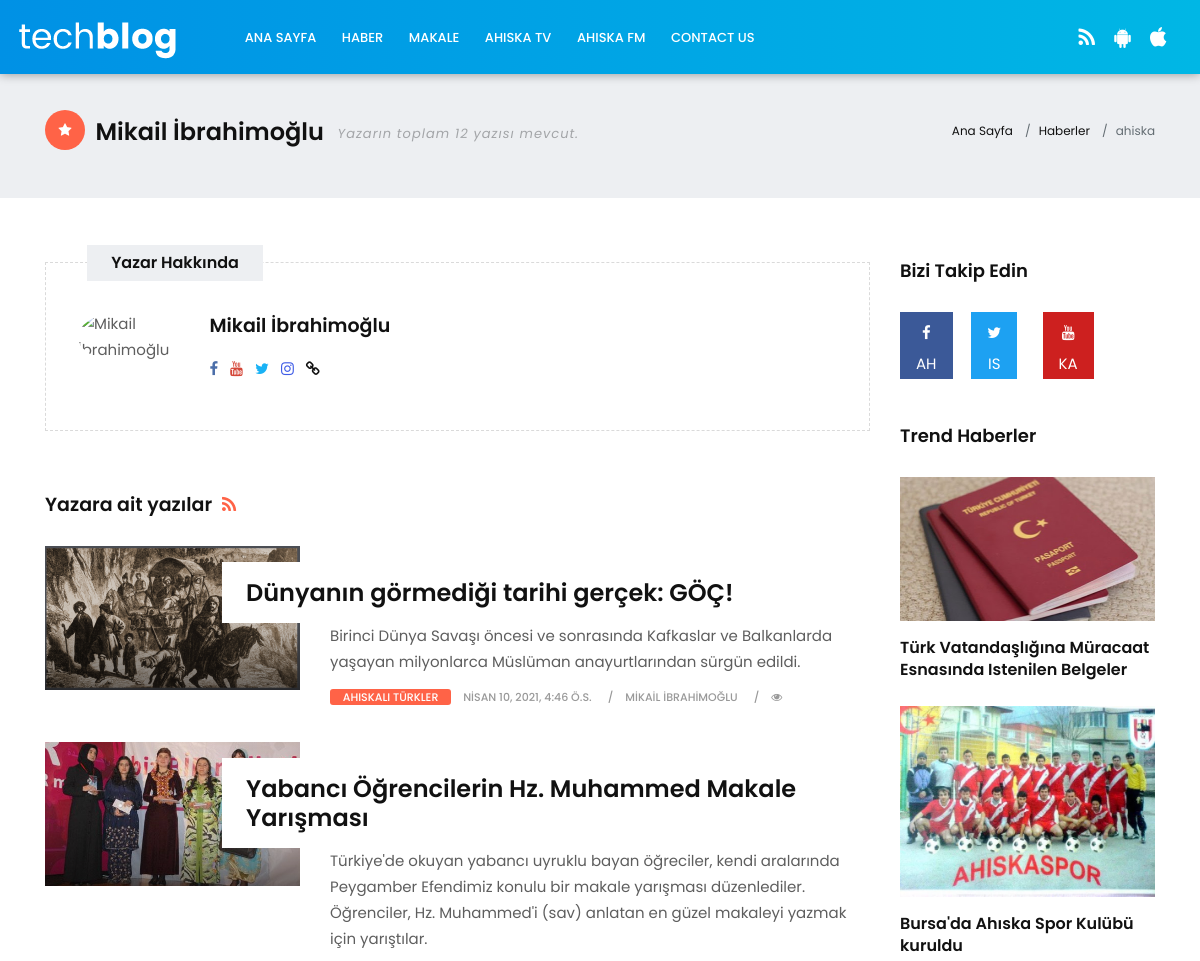
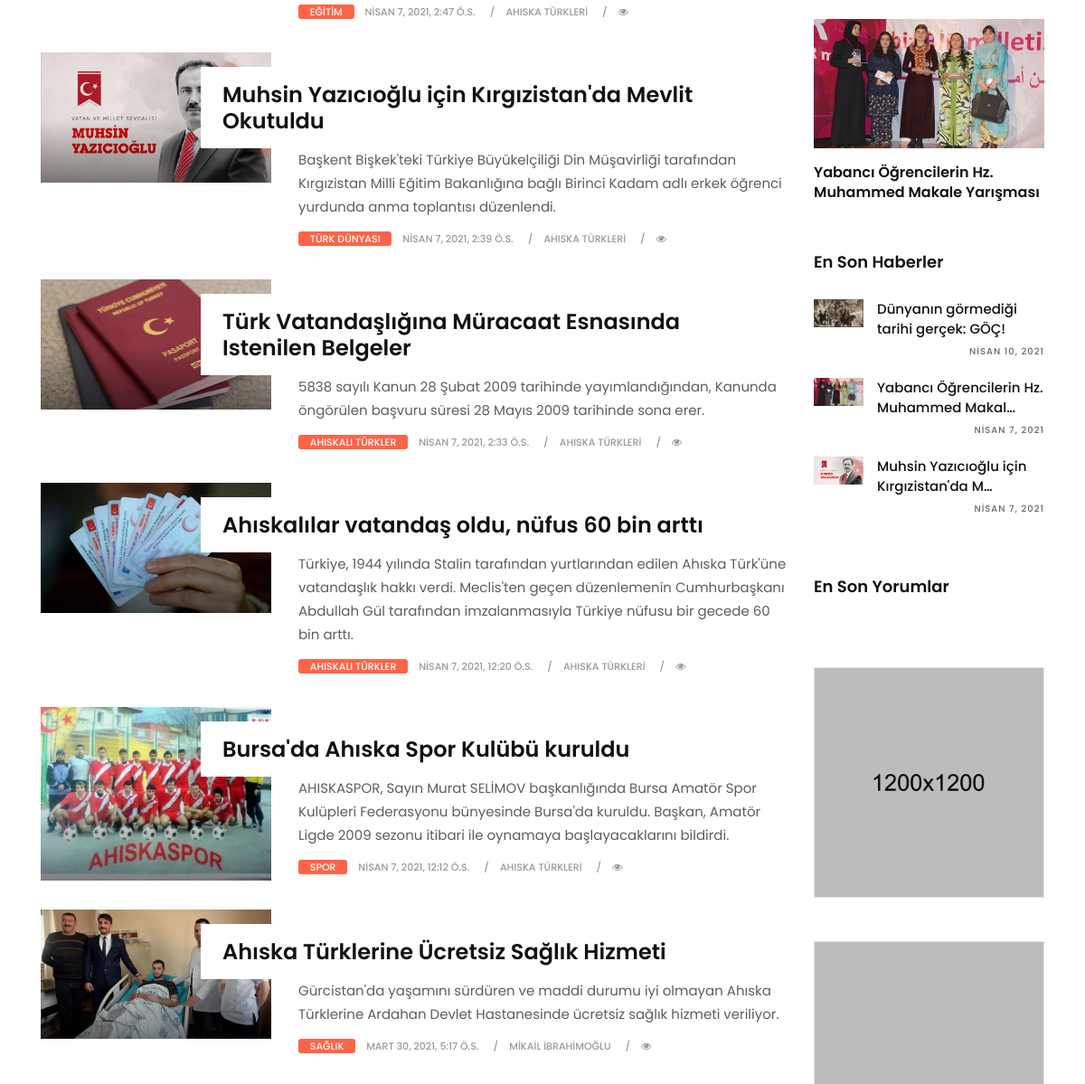
The page /haber/yazar/ahiska (upper part) on the database as committed earlier (2 pictures, top to bottom).
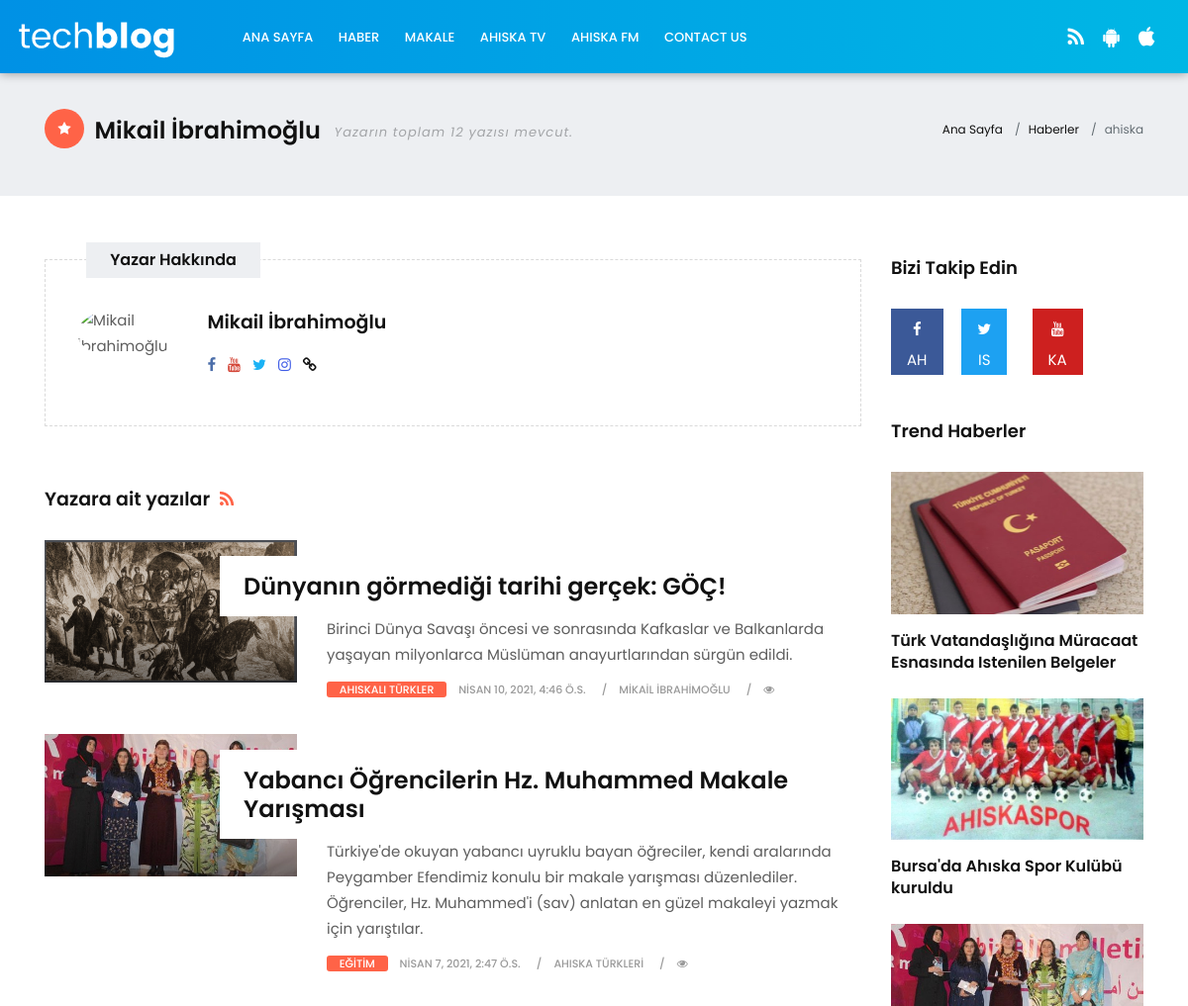
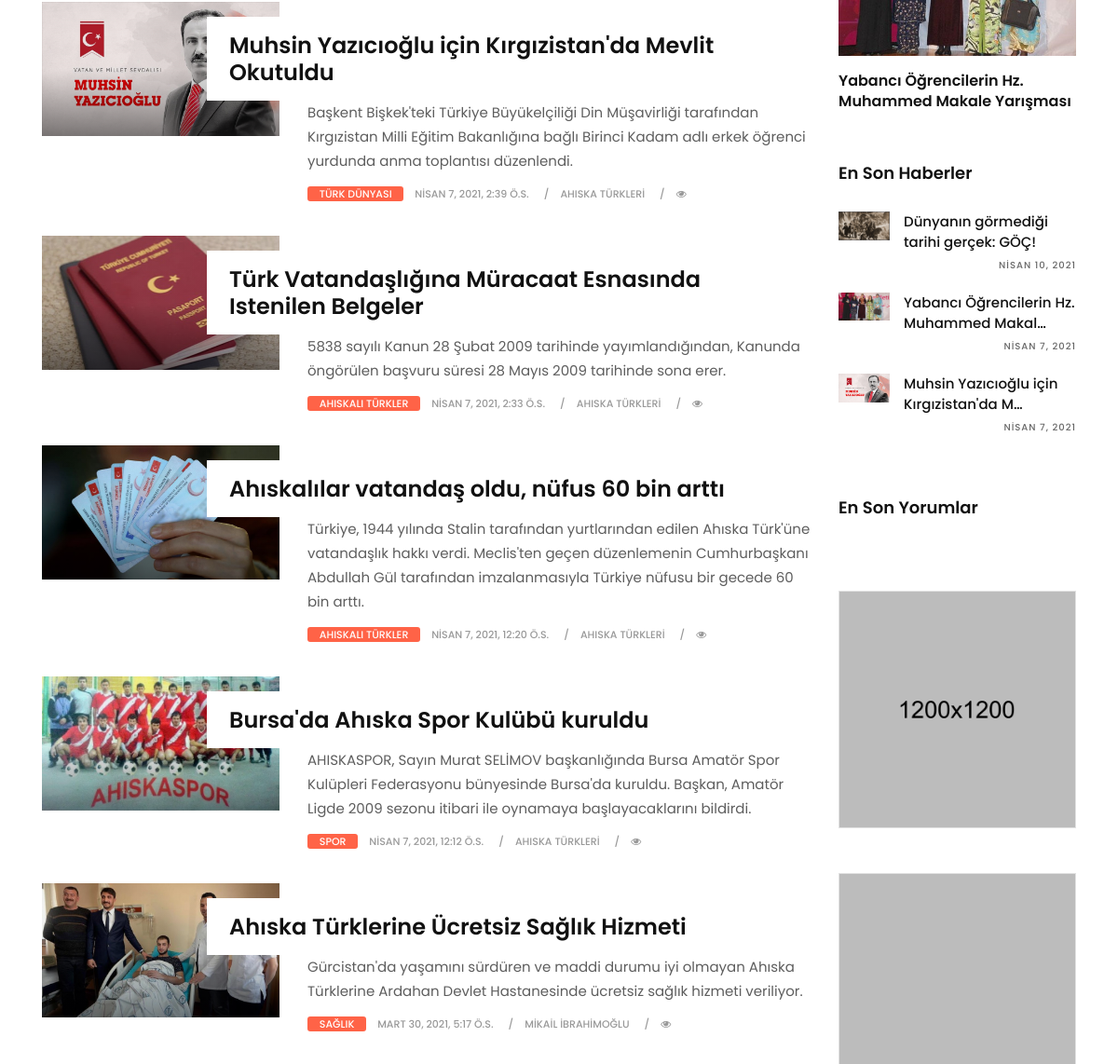
The same page on the database as committed later (2 pictures, top to bottom).
### blog/models.py (models this page shows, shortened)
class Article(models.Model, HitCountMixin):
    title = models.CharField(max_length=100, unique=True, verbose_name='Başlık')
    slug = models.SlugField(max_length=100, unique=True, verbose_name='URL')
    description = models.CharField(max_length=255, verbose_name='Özet')
    content = RichTextField(blank=True, null=True, verbose_name='İçerik')
    image = models.ImageField(upload_to="upload/article/images/%Y/%m/%d/", verbose_name='Resim')
    category = models.ForeignKey(Category, on_delete=models.CASCADE, verbose_name='Kategori')
    tags = TaggableManager(verbose_name='Etiket')
    author = models.ForeignKey(User, on_delete=models.SET_NULL, null=True, verbose_name='Yazar')
    status = models.BooleanField(default=False, verbose_name='Yayında')
    featured = models.BooleanField(default=False, verbose_name='Manşet')
    created = models.DateTimeField(auto_now_add=True, verbose_name='Tarih')
    updated = models.DateTimeField(auto_now=True, verbose_name='Güncelleme')
    hit_count_generic = GenericRelation(
        MODEL_HITCOUNT, object_id_field='object_pk',
        related_query_name='hit_count_generic_relation')
    class Meta:
        ordering = ['-created']
        verbose_name = "Haber"
        verbose_name_plural = "Haberler"
    def get_absolute_url(self):
        return reverse('article_detail',
                       kwargs={'slug': self.slug, 'pk': self.pk})  # haber/id/slug şeklinde olması için

class Category(models.Model):
    name = models.CharField(max_length=50, verbose_name='Kategori')
    slug = models.SlugField(max_length=50, unique=True, verbose_name='URL')
    description = models.TextField(verbose_name='Açıklama')
    class Meta:
        verbose_name = "Kategori"
        verbose_name_plural = "Kategoriler"
    def __str__(self):
        return self.name

### blog/views.py (the view)
# urls.py: path('yazar/<str:username>', UserArticleListView.as_view(), name='user_articles'),
class UserArticleListView(ListView):
    model = Article
    queryset = Article.objects.filter(status=True)
    template_name = 'blog/user_articles.html'  # <app>/<model>_<viewtype>.html
    context_object_name = 'user_articles'
    paginate_by = 10
    def get_context_data(self, **kwargs):
        context = super().get_context_data(**kwargs)
        context['user'] = User.objects.get(username__iexact=self.kwargs.get('username'))
        context['featured_list'] = Article.objects.filter(status=True, featured=True).order_by('?')[0:3]
        context['latest_list'] = Article.objects.filter(status=True)[0:3]
        return context

### templates/blog/user_articles.html (shortened to what the changed rows need)
{% extends 'base.html' %}
{% load static %}
{% load hitcount_tags %}
{% block content %}
            <div class="page-title lb single-wrapper">
                <div class="container">
                    <div class="row">
                        <div class="col-lg-8 col-md-8 col-sm-12 col-xs-12">
                            <h2><i class="fa fa-star bg-orange"></i> {{ user.get_full_name }} <small class="hidden-xs-down hidden-sm-down">Yazarın toplam {{ page_obj.paginator.count }} yazısı mevcut.</small></h2>
                        </div>
                    </div>
                </div>
            </div>
            <section class="section">
                <div class="container">
                    <div class="row">
                        <div class="col-lg-9 col-md-12 col-sm-12 col-xs-12">
                            <div class="page-wrapper">
                                <div class="blog-list clearfix">
                                    {% for article in user_articles %}
                                    <div class="blog-box row">
                                        <div class="col-md-4">
                                            <div class="post-media">
                                                <a href="{{ article.get_absolute_url }}" title="{{article.title}}">
                                                    <img src="{{article.image.url}}" alt="{{article.title}}" class="img-fluid">
                                                    <div class="hovereffect"></div>
                                                </a>
                                            </div>
                                        </div>
                                        <div class="blog-meta big-meta col-md-8">
                                            <h4><a href="{{ article.get_absolute_url }}" title="{{article.title}}">{{article.title}}</a></h4>
                                            <p>{{article.description }}</p>
                                            <small class="firstsmall"><a class="bg-orange" href="{% url 'list_by_category' article.category.slug%}" title="{{article.category}}">{{article.category}}</a></small>
                                            <small>{{article.created}}</small>
                                            <small><a href="{% url 'user_articles' article.author%}" title="{{article.author}}">{{article.author.get_full_name}}</a></small>
                                            <small><i class="fa fa-eye"></i> {% get_hit_count for article %}</small>
                                        </div>
                                    </div>
                                    {% endfor %}
                                </div>
                            </div>
                        </div>
                        {% include 'includes/sidebar.html' %}
                    </div>
                </div>
            </section>
{% endblock content %}

### templates/includes/sidebar.html (shortened to what the changed rows need)
{% load static %}
                    <div class="col-lg-3 col-md-12 col-sm-12 col-xs-12">
                        <div class="sidebar">
                            <div class="widget">
                                <h2 class="widget-title">Bizi Takip Edin</h2>
                            </div>
                            <div class="widget">
                                <h2 class="widget-title">Trend Haberler</h2>
                                <div class="trend-videos">
                                    {% for featured in featured_list %}
                                    <div class="blog-box">
                                        <div class="post-media">
                                            <a href="{{ featured.get_absolute_url }}" title="">
                                                <img src="{{ featured.image.url }}" alt="{{ featured.title }}" class="img-fluid">
                                            </a>
                                        </div>
                                        <div class="blog-meta">
                                            <h4><a href="{{ featured.get_absolute_url }}" title="{{ featured.title }}">{{ featured.title }}</a></h4>
                                        </div>
                                    </div>
                                    {% endfor %}
                                </div>
                            </div>
                            <div class="widget">
                                <h2 class="widget-title">En Son Haberler</h2>
                            </div>
                            <div class="widget">
                                <h2 class="widget-title">En Son Yorumlar</h2>
                            </div>
                        </div>
                    </div>

Rows that differ between the two databases and show on the page:
changed Article "Bursa'da Ahıska Spor Kulübü kuruldu": image: a different picture
